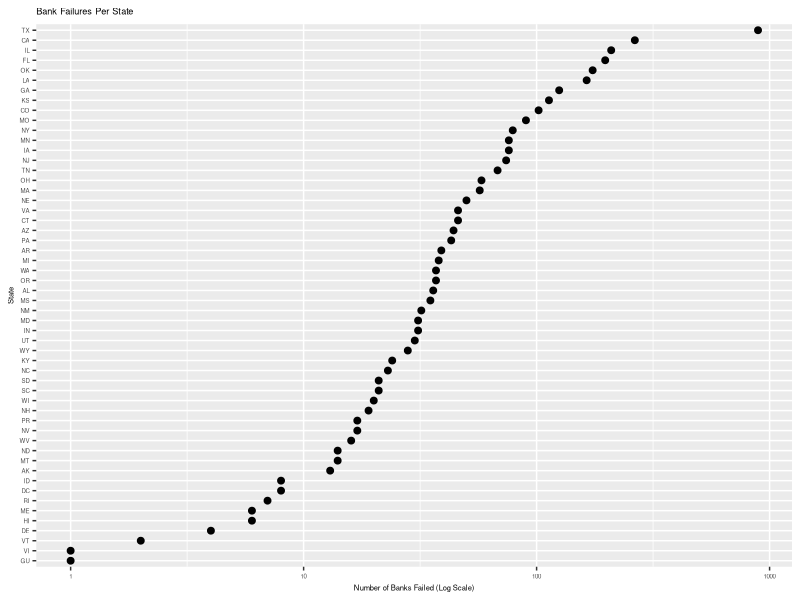
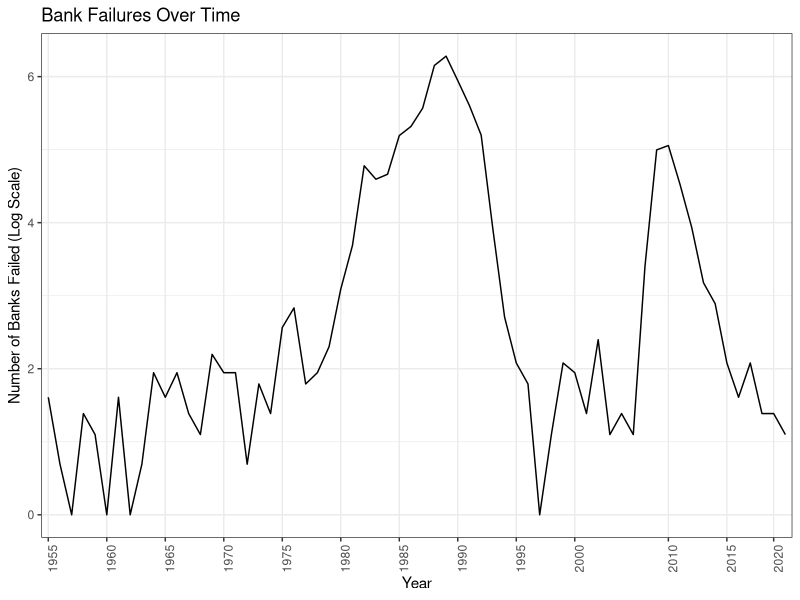
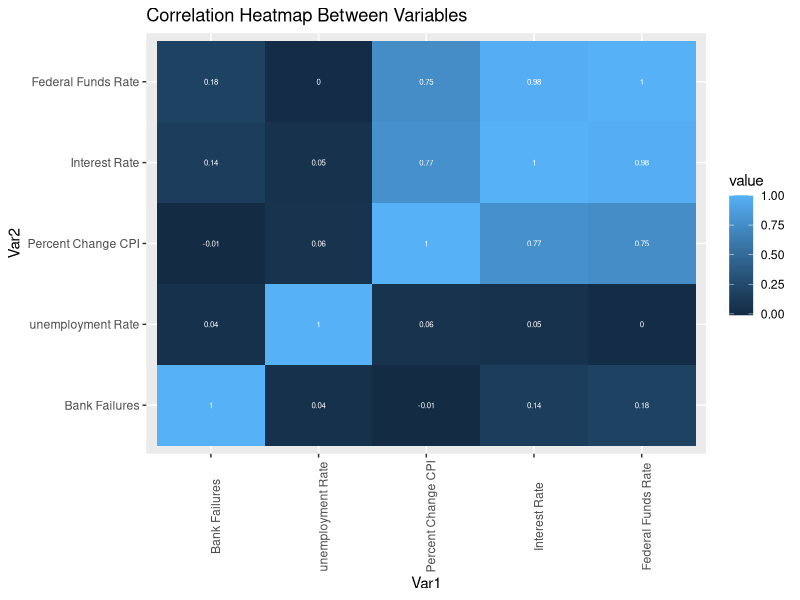
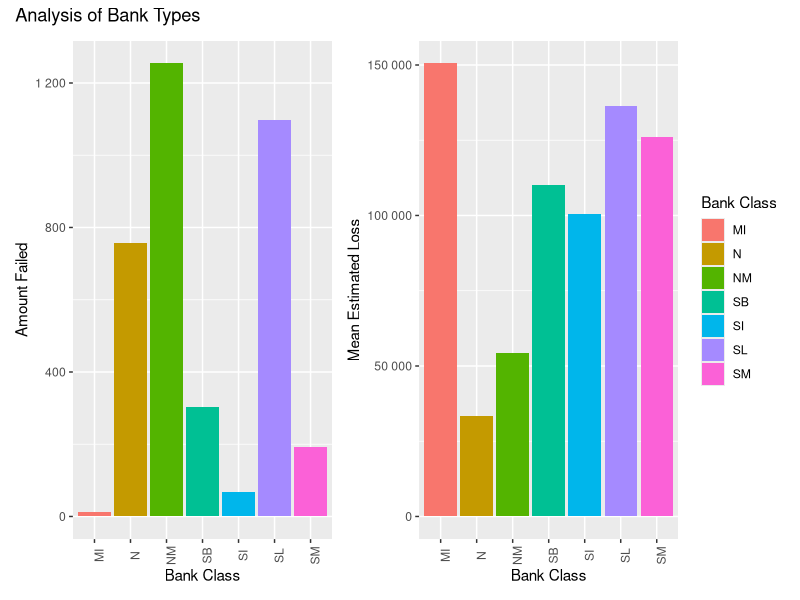

Write R code to recreate these figures, in order.
rm(list=ls())
library(tidyverse)
library(dplyr)
library(lubridate)
library(reshape2)
library(patchwork)

# load in data
bank_failures = read_csv("Bank_Failures_1948-2023.csv")
indicators = read_csv("Monthly_Indicators.csv")

# removing dates with no data
bank_failures = bank_failures|>
  mutate(FAILDATE = as.Date(FAILDATE, format = "%m/%d/%Y")) |>
  arrange(FAILDATE)
bank_failures = bank_failures[-c(1:20),]
indicators = indicators[-c(1:78),]

indicators_years = indicators # for a graph below
bank_failures_years = bank_failures # for a graph below

# get dates into month/year format so they can be merged
bank_failures$DATE <- format(bank_failures$FAILDATE, "%m/%Y")
bank_failures_years$DATE <- format(bank_failures_years$FAILDATE, "%Y") # for a graph below

indicators$DATE = as.Date(indicators$DATE, format = "%m/%d/%Y")
indicators_years$DATE = as.Date(indicators_years$DATE, format = "%m/%d/%Y") # for a graph below
indicators$DATE = format(indicators$DATE, "%m/%Y")
indicators_years$DATE = format(indicators_years$DATE, "%Y")# for a graph below

# merge data sets
data = bank_failures|>
  left_join(indicators, by = 'DATE')

# Get rid of rows that are unneeded
banks_indicators = data[-c(1,5,6)]

# rename all columns for understanding
colnames(banks_indicators) =  c("Bank Class", "Location", "Estimated Loss", "ID", 
                             "Bank Name", "Total Asset", "Resolution Type", 
                             "Transaction Type", "Insurance Fund", "Date", 
                             "Unemployment Rate", "CPI Percent Change", 
                             "Interest Rate", "Federal Funds Rate")

# converting the numbers that are in character to numbers
banks_indicators[,c(3,4,6,11:14)] = apply(banks_indicators[,c(3,4,6,11:14)], 2, as.numeric)

# splitting location variable in to city, state
banks_indicators = extract(banks_indicators, Location, c("City", "State"), 
        regex = "(.+) (\\w+)")

# remove commas from city variable and make final data set
banks_indicators_final = banks_indicators|>
  mutate(City = str_replace_all(banks_indicators$City, ",", ""))
save(banks_indicators_final, file = "Cleaned_Project_Data.RData")

# EXPLORATORY ##################################################################
# count of banks per state
state_counts = banks_indicators_final |>
  group_by(State)|>
  count()|>
  arrange(n)
state_counts$State = factor(state_counts$State, levels = state_counts$State)

# cleveland dot plot of bank failures per state
state_counts |>
  ggplot(aes(n,State)) +
    geom_point(size=2) +
    scale_x_log10() +
    theme(text = element_text(size=5.5))+
    labs(y= "State", x = "Number of Banks Failed (Log Scale)")+
    ggtitle("Bank Failures Per State")

# count of banks per year
yrs_n = bank_failures_years|>
  group_by(DATE)|>
  count()

# line graph of bank failures over time
yrs_n|>
  ggplot(aes(DATE, log(n), group=1)) +
  geom_line()+ 
  theme_bw()+
  theme(axis.text.x = element_text(angle = 90))+
  scale_x_discrete(breaks=seq(min(yrs_n$DATE), max(yrs_n$DATE), 5))+
  labs(y= "Number of Banks Failed (Log Scale)", x = "Year")+
  ggtitle("Bank Failures Over Time")

# Just so much nonsense to get the variables ready
monthly_tot = banks_indicators_final |>
  group_by(Date)|>
  count()
monthly_tot = monthly_tot|>
  mutate(DATE = Date)
monthly_tot = monthly_tot[-1]

monthly_tot = monthly_tot |> arrange(my(monthly_tot$DATE))
month_indic = filter(indicators, indicators$DATE %in% monthly_tot$DATE)
both = monthly_tot|>
  left_join(month_indic, by = 'DATE')
both[,c(1,3:6)] = apply(both[,c(1,3:6)], 2, as.numeric)
both = both[-c(418,419),]
colnames(both) = c("Bank Failures", "Date", "unemployment Rate", "Percent Change CPI", "Interest Rate", "Federal Funds Rate")
corro = round(cor(both[c(1,3:6)]),2)
melted_corro = melt(corro)

ggplot(data = melted_corro, aes(x=Var1, y=Var2, fill=value)) + 
  geom_tile()+
  geom_text(aes(Var2, Var1, label = value), color = "White", size = 2)+
  theme(axis.text.x = element_text(angle = 90))+
  ggtitle("Correlation Heatmap Between Variables")

# get data sets ready to join
type_count = banks_indicators_final|>
  group_by(`Bank Class`)|>
  count()

type_asset = banks_indicators_final|>
  group_by(`Bank Class`)|>
  summarize(mean = mean(`Estimated Loss`, na.rm=TRUE))

types_analysis = type_count|>
  left_join(type_asset, by = 'Bank Class')

# create two separate bar charts to combine into one
p1 = types_analysis %>%
  ggplot(aes(`Bank Class`, n, fill = `Bank Class`)) + 
  geom_col(position = "dodge") + 
  scale_y_continuous(labels = scales::number_format())+
  theme(legend.position="none", axis.text.x = element_text(angle = 90))+
  labs(y="Amount Failed")

p2  = types_analysis %>%
  ggplot(aes(`Bank Class`, mean, fill = `Bank Class`)) + 
  geom_col(position = "dodge") + 
  scale_y_continuous(labels = scales::number_format())+
  theme(axis.text.x = element_text(angle = 90))+
  labs(y="Mean Estimated Loss")

p1 + p2 + plot_annotation(title='Analysis of Bank Types')
 